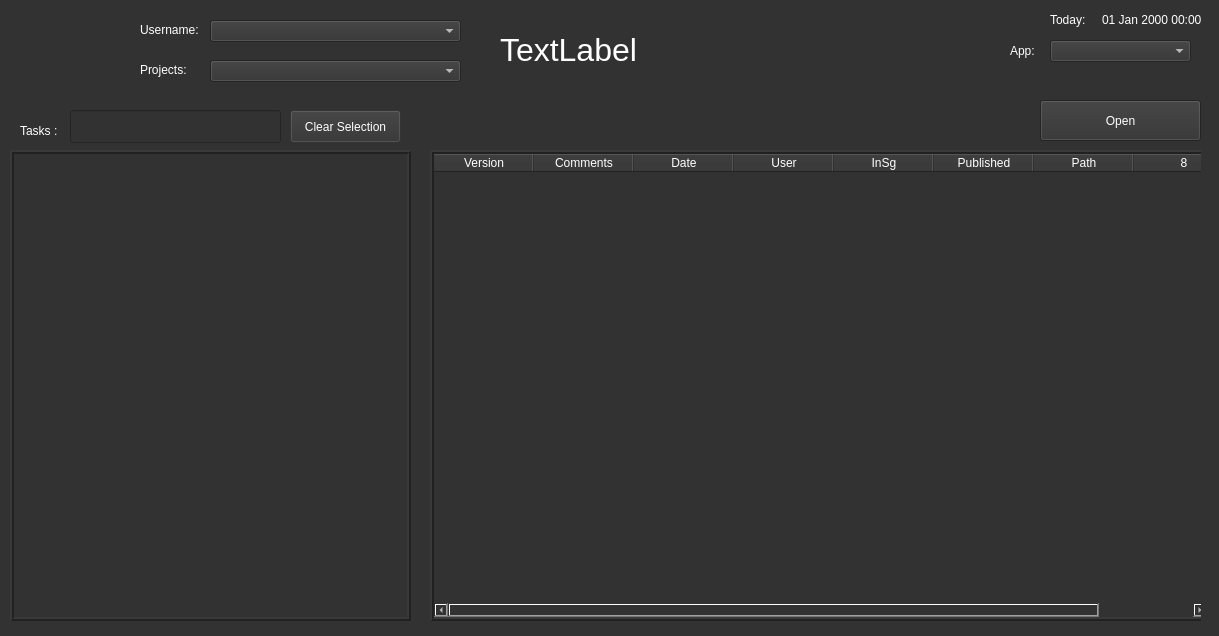
<?xml version="1.0" encoding="UTF-8"?>
<ui version="4.0">
 <class>Dialog</class>
 <widget class="QDialog" name="Dialog">
  <property name="geometry">
   <rect>
    <x>0</x>
    <y>0</y>
    <width>1219</width>
    <height>636</height>
   </rect>
  </property>
  <property name="windowTitle">
   <string>Dialog</string>
  </property>
  <property name="styleSheet">
   <string notr="true">background-color: rgb(50, 50, 50);
alternate-background-color: rgb(212, 0, 0);
selection-color: rgb(210, 210, 210);
color: rgb(255, 255, 255);
selection-background-color: rgb(66, 66, 66);</string>
  </property>
  <widget class="QLabel" name="lbl_username">
   <property name="geometry">
    <rect>
     <x>140</x>
     <y>20</y>
     <width>61</width>
     <height>20</height>
    </rect>
   </property>
   <property name="text">
    <string>Username:</string>
   </property>
  </widget>
  <widget class="QComboBox" name="cb_username">
   <property name="geometry">
    <rect>
     <x>210</x>
     <y>20</y>
     <width>251</width>
     <height>22</height>
    </rect>
   </property>
  </widget>
  <widget class="QLabel" name="lbl_logo">
   <property name="geometry">
    <rect>
     <x>30</x>
     <y>20</y>
     <width>81</width>
     <height>61</height>
    </rect>
   </property>
   <property name="text">
    <string/>
   </property>
   <property name="pixmap">
    <pixmap>TonicDNA_monogram-GREEN_RGB-768x536.png</pixmap>
   </property>
   <property name="scaledContents">
    <bool>true</bool>
   </property>
  </widget>
  <widget class="QComboBox" name="cb_projects">
   <property name="geometry">
    <rect>
     <x>210</x>
     <y>60</y>
     <width>251</width>
     <height>22</height>
    </rect>
   </property>
  </widget>
  <widget class="QLabel" name="lbl_projects">
   <property name="geometry">
    <rect>
     <x>140</x>
     <y>60</y>
     <width>61</width>
     <height>20</height>
    </rect>
   </property>
   <property name="text">
    <string>Projects:</string>
   </property>
  </widget>
  <widget class="QLabel" name="lbl_servername">
   <property name="geometry">
    <rect>
     <x>500</x>
     <y>19</y>
     <width>331</width>
     <height>61</height>
    </rect>
   </property>
   <property name="font">
    <font>
     <pointsize>24</pointsize>
    </font>
   </property>
   <property name="text">
    <string>TextLabel</string>
   </property>
  </widget>
  <widget class="QFrame" name="grb_tasks">
   <property name="geometry">
    <rect>
     <x>0</x>
     <y>90</y>
     <width>1201</width>
     <height>531</height>
    </rect>
   </property>
   <property name="palette">
    <palette>
     <active>
      <colorrole role="WindowText">
       <brush brushstyle="SolidPattern">
        <color alpha="255">
         <red>255</red>
         <green>255</green>
         <blue>255</blue>
        </color>
       </brush>
      </colorrole>
      <colorrole role="Button">
       <brush brushstyle="SolidPattern">
        <color alpha="255">
         <red>50</red>
         <green>50</green>
         <blue>50</blue>
        </color>
       </brush>
      </colorrole>
      <colorrole role="Light">
       <brush brushstyle="SolidPattern">
        <color alpha="255">
         <red>50</red>
         <green>50</green>
         <blue>50</blue>
        </color>
       </brush>
      </colorrole>
      <colorrole role="Text">
       <brush brushstyle="SolidPattern">
        <color alpha="255">
         <red>255</red>
         <green>255</green>
         <blue>255</blue>
        </color>
       </brush>
      </colorrole>
      <colorrole role="ButtonText">
       <brush brushstyle="SolidPattern">
        <color alpha="255">
         <red>255</red>
         <green>255</green>
         <blue>255</blue>
        </color>
       </brush>
      </colorrole>
      <colorrole role="Base">
       <brush brushstyle="SolidPattern">
        <color alpha="255">
         <red>50</red>
         <green>50</green>
         <blue>50</blue>
        </color>
       </brush>
      </colorrole>
      <colorrole role="Window">
       <brush brushstyle="SolidPattern">
        <color alpha="255">
         <red>50</red>
         <green>50</green>
         <blue>50</blue>
        </color>
       </brush>
      </colorrole>
      <colorrole role="Highlight">
       <brush brushstyle="SolidPattern">
        <color alpha="255">
         <red>66</red>
         <green>66</green>
         <blue>66</blue>
        </color>
       </brush>
      </colorrole>
      <colorrole role="HighlightedText">
       <brush brushstyle="SolidPattern">
        <color alpha="255">
         <red>210</red>
         <green>210</green>
         <blue>210</blue>
        </color>
       </brush>
      </colorrole>
      <colorrole role="AlternateBase">
       <brush brushstyle="SolidPattern">
        <color alpha="255">
         <red>212</red>
         <green>0</green>
         <blue>0</blue>
        </color>
       </brush>
      </colorrole>
     </active>
     <inactive>
      <colorrole role="WindowText">
       <brush brushstyle="SolidPattern">
        <color alpha="255">
         <red>255</red>
         <green>255</green>
         <blue>255</blue>
        </color>
       </brush>
      </colorrole>
      <colorrole role="Button">
       <brush brushstyle="SolidPattern">
        <color alpha="255">
         <red>50</red>
         <green>50</green>
         <blue>50</blue>
        </color>
       </brush>
      </colorrole>
      <colorrole role="Light">
       <brush brushstyle="SolidPattern">
        <color alpha="255">
         <red>50</red>
         <green>50</green>
         <blue>50</blue>
        </color>
       </brush>
      </colorrole>
      <colorrole role="Text">
       <brush brushstyle="SolidPattern">
        <color alpha="255">
         <red>255</red>
         <green>255</green>
         <blue>255</blue>
        </color>
       </brush>
      </colorrole>
      <colorrole role="ButtonText">
       <brush brushstyle="SolidPattern">
        <color alpha="255">
         <red>255</red>
         <green>255</green>
         <blue>255</blue>
        </color>
       </brush>
      </colorrole>
      <colorrole role="Base">
       <brush brushstyle="SolidPattern">
        <color alpha="255">
         <red>50</red>
         <green>50</green>
         <blue>50</blue>
        </color>
       </brush>
      </colorrole>
      <colorrole role="Window">
       <brush brushstyle="SolidPattern">
        <color alpha="255">
         <red>50</red>
         <green>50</green>
         <blue>50</blue>
        </color>
       </brush>
      </colorrole>
      <colorrole role="Highlight">
       <brush brushstyle="SolidPattern">
        <color alpha="255">
         <red>66</red>
         <green>66</green>
         <blue>66</blue>
        </color>
       </brush>
      </colorrole>
      <colorrole role="HighlightedText">
       <brush brushstyle="SolidPattern">
        <color alpha="255">
         <red>210</red>
         <green>210</green>
         <blue>210</blue>
        </color>
       </brush>
      </colorrole>
      <colorrole role="AlternateBase">
       <brush brushstyle="SolidPattern">
        <color alpha="255">
         <red>212</red>
         <green>0</green>
         <blue>0</blue>
        </color>
       </brush>
      </colorrole>
     </inactive>
     <disabled>
      <colorrole role="WindowText">
       <brush brushstyle="SolidPattern">
        <color alpha="255">
         <red>255</red>
         <green>255</green>
         <blue>255</blue>
        </color>
       </brush>
      </colorrole>
      <colorrole role="Button">
       <brush brushstyle="SolidPattern">
        <color alpha="255">
         <red>50</red>
         <green>50</green>
         <blue>50</blue>
        </color>
       </brush>
      </colorrole>
      <colorrole role="Light">
       <brush brushstyle="SolidPattern">
        <color alpha="255">
         <red>50</red>
         <green>50</green>
         <blue>50</blue>
        </color>
       </brush>
      </colorrole>
      <colorrole role="Text">
       <brush brushstyle="SolidPattern">
        <color alpha="255">
         <red>255</red>
         <green>255</green>
         <blue>255</blue>
        </color>
       </brush>
      </colorrole>
      <colorrole role="ButtonText">
       <brush brushstyle="SolidPattern">
        <color alpha="255">
         <red>255</red>
         <green>255</green>
         <blue>255</blue>
        </color>
       </brush>
      </colorrole>
      <colorrole role="Base">
       <brush brushstyle="SolidPattern">
        <color alpha="255">
         <red>50</red>
         <green>50</green>
         <blue>50</blue>
        </color>
       </brush>
      </colorrole>
      <colorrole role="Window">
       <brush brushstyle="SolidPattern">
        <color alpha="255">
         <red>50</red>
         <green>50</green>
         <blue>50</blue>
        </color>
       </brush>
      </colorrole>
      <colorrole role="Highlight">
       <brush brushstyle="SolidPattern">
        <color alpha="255">
         <red>66</red>
         <green>66</green>
         <blue>66</blue>
        </color>
       </brush>
      </colorrole>
      <colorrole role="HighlightedText">
       <brush brushstyle="SolidPattern">
        <color alpha="255">
         <red>210</red>
         <green>210</green>
         <blue>210</blue>
        </color>
       </brush>
      </colorrole>
      <colorrole role="AlternateBase">
       <brush brushstyle="SolidPattern">
        <color alpha="255">
         <red>212</red>
         <green>0</green>
         <blue>0</blue>
        </color>
       </brush>
      </colorrole>
     </disabled>
    </palette>
   </property>
   <property name="font">
    <font>
     <italic>false</italic>
     <underline>false</underline>
    </font>
   </property>
   <property name="styleSheet">
    <string notr="true"/>
   </property>
   <widget class="QLabel" name="lbl_tasks">
    <property name="geometry">
     <rect>
      <x>20</x>
      <y>30</y>
      <width>81</width>
      <height>21</height>
     </rect>
    </property>
    <property name="text">
     <string>Tasks :</string>
    </property>
   </widget>
   <widget class="QTableWidget" name="tbl_versions">
    <property name="geometry">
     <rect>
      <x>430</x>
      <y>60</y>
      <width>781</width>
      <height>471</height>
     </rect>
    </property>
    <property name="styleSheet">
     <string notr="true">selection-background-color: rgb(8, 181, 201);</string>
    </property>
    <property name="frameShape">
     <enum>QFrame::Box</enum>
    </property>
    <property name="frameShadow">
     <enum>QFrame::Raised</enum>
    </property>
    <property name="lineWidth">
     <number>2</number>
    </property>
    <property name="columnCount">
     <number>8</number>
    </property>
    <attribute name="verticalHeaderVisible">
     <bool>false</bool>
    </attribute>
    <column>
     <property name="text">
      <string>Version</string>
     </property>
    </column>
    <column>
     <property name="text">
      <string>Comments</string>
     </property>
    </column>
    <column>
     <property name="text">
      <string>Date</string>
     </property>
    </column>
    <column>
     <property name="text">
      <string>User</string>
     </property>
    </column>
    <column>
     <property name="text">
      <string>InSg</string>
     </property>
    </column>
    <column>
     <property name="text">
      <string>Published</string>
     </property>
    </column>
    <column>
     <property name="text">
      <string>Path</string>
     </property>
    </column>
    <column/>
   </widget>
   <widget class="QTableWidget" name="tbl_tasks">
    <property name="enabled">
     <bool>true</bool>
    </property>
    <property name="geometry">
     <rect>
      <x>10</x>
      <y>60</y>
      <width>401</width>
      <height>471</height>
     </rect>
    </property>
    <property name="styleSheet">
     <string notr="true">selection-background-color: rgb(8, 181, 201);</string>
    </property>
    <property name="frameShape">
     <enum>QFrame::Box</enum>
    </property>
    <property name="frameShadow">
     <enum>QFrame::Raised</enum>
    </property>
    <property name="lineWidth">
     <number>2</number>
    </property>
    <property name="showGrid">
     <bool>true</bool>
    </property>
    <attribute name="horizontalHeaderVisible">
     <bool>false</bool>
    </attribute>
    <attribute name="horizontalHeaderHighlightSections">
     <bool>true</bool>
    </attribute>
    <attribute name="verticalHeaderVisible">
     <bool>false</bool>
    </attribute>
   </widget>
   <widget class="QPushButton" name="btn_clear_sel">
    <property name="geometry">
     <rect>
      <x>290</x>
      <y>20</y>
      <width>111</width>
      <height>33</height>
     </rect>
    </property>
    <property name="text">
     <string>Clear Selection</string>
    </property>
   </widget>
   <widget class="QLineEdit" name="ln_search">
    <property name="enabled">
     <bool>true</bool>
    </property>
    <property name="geometry">
     <rect>
      <x>70</x>
      <y>20</y>
      <width>211</width>
      <height>33</height>
     </rect>
    </property>
   </widget>
   <widget class="QPushButton" name="btn_open">
    <property name="geometry">
     <rect>
      <x>1040</x>
      <y>10</y>
      <width>161</width>
      <height>41</height>
     </rect>
    </property>
    <property name="text">
     <string>Open</string>
    </property>
   </widget>
  </widget>
  <widget class="QDateTimeEdit" name="dt_today">
   <property name="geometry">
    <rect>
     <x>1100</x>
     <y>10</y>
     <width>111</width>
     <height>20</height>
    </rect>
   </property>
   <property name="styleSheet">
    <string notr="true"/>
   </property>
   <property name="frame">
    <bool>false</bool>
   </property>
   <property name="readOnly">
    <bool>true</bool>
   </property>
   <property name="buttonSymbols">
    <enum>QAbstractSpinBox::NoButtons</enum>
   </property>
   <property name="displayFormat">
    <string>dd MMM yyyy HH:mm</string>
   </property>
  </widget>
  <widget class="QLabel" name="lb_today">
   <property name="geometry">
    <rect>
     <x>1050</x>
     <y>10</y>
     <width>51</width>
     <height>20</height>
    </rect>
   </property>
   <property name="text">
    <string>Today:</string>
   </property>
  </widget>
  <widget class="QComboBox" name="cb_apps">
   <property name="geometry">
    <rect>
     <x>1050</x>
     <y>40</y>
     <width>141</width>
     <height>22</height>
    </rect>
   </property>
  </widget>
  <widget class="QLabel" name="lbl_apps">
   <property name="geometry">
    <rect>
     <x>1010</x>
     <y>40</y>
     <width>31</width>
     <height>21</height>
    </rect>
   </property>
   <property name="text">
    <string>App:</string>
   </property>
  </widget>
 </widget>
 <resources/>
 <connections/>
</ui>
